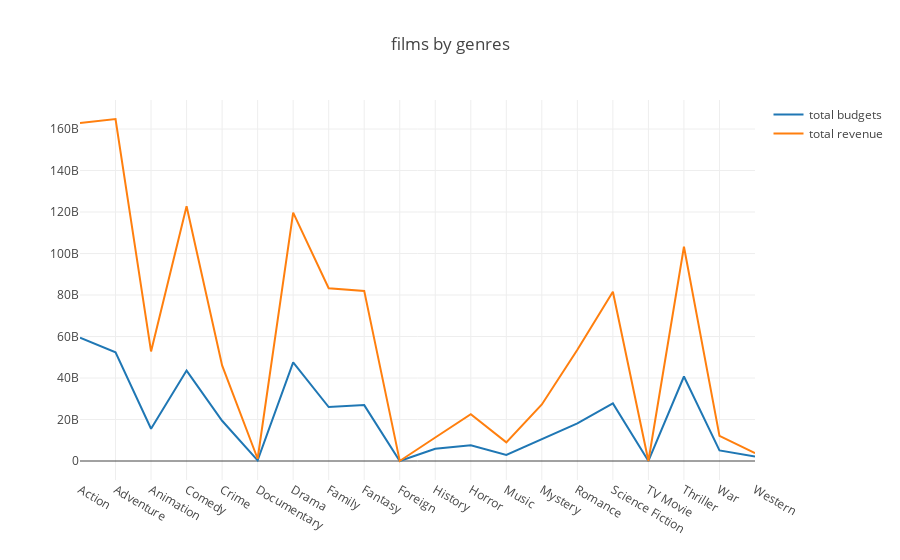

Source (notebook cell):
### Code cell
trace0 = go.Scatter(
    x=mov21.index,
    y=mov21.budget,
    name='total budgets'
)

trace1 = go.Scatter(
    x=mov21.index,
    y=mov21.revenue,
    name='total revenue'
)

data = [trace0, trace1]
layout = {'title': 'films by genres'}

fig = go.Figure(data=data, layout=layout)

iplot(fig, show_link=False)

### Figure 1 — Plotly figure (JSON) as saved in the notebook; plotly's stock layout.template omitted (floating-point values rounded to 4 significant figures)
{"data": [{"name": "total budgets", "type": "scatter", "uid": "fad6b286-ce0c-11e8-93d2-60f81daa36fa", "x": ["Action", "Adventure", "Animation", "Comedy", "Crime", "Documentary", "Drama", "Family", "Fantasy", "Foreign", "History", "Horror", "Music", "Mystery", "Romance", "Science Fiction", "TV Movie", "Thriller", "War", "Western"], "y": [59443406599, 52398220463, 15553021056, 43589711809, 19383466474, 291861725, 47498112157, 26019109625, 26949696595, 22375007, 5890982931, 7563921991, 2942970295, 10699081450, 18158357743, 27748069865, 9200000, 40727495424, 5080673879, 2220453601]}, {"name": "total revenue", "type": "scatter", "uid": "fad6b4e6-ce0c-11e8-a47e-60f81daa36fa", "x": ["Action", "Adventure", "Animation", "Comedy", "Crime", "Documentary", "Drama", "Family", "Fantasy", "Foreign", "History", "Horror", "Music", "Mystery", "Romance", "Science Fiction", "TV Movie", "Thriller", "War", "Western"], "y": [162959914515, 164841561551, 52812167865, 122760517608, 46040860686, 1082277678, 119710983984, 83283238689, 81982199925, 12398151, 11332141732, 22599894663, 8964351078, 27248722761, 53642137545, 81564235745, 0, 103250426269, 12118445911, 3792169111]}], "layout": {"title": "films by genres"}}
